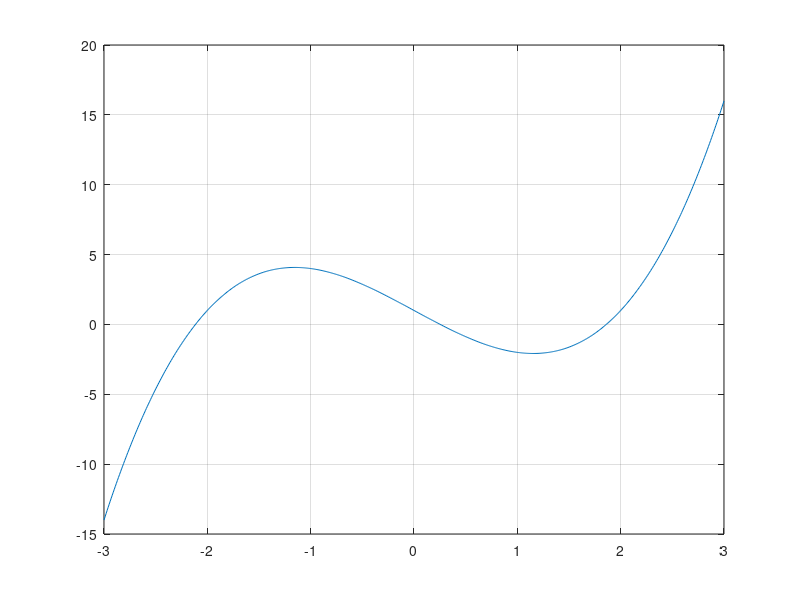

The MATLAB script that drew this image:
close all
clear all

poly=[1 0 -4  1]
x=-3:1/100:3;
y=polyval(poly,x); 
racines = roots(poly);
plot(x,y)
grid on;
